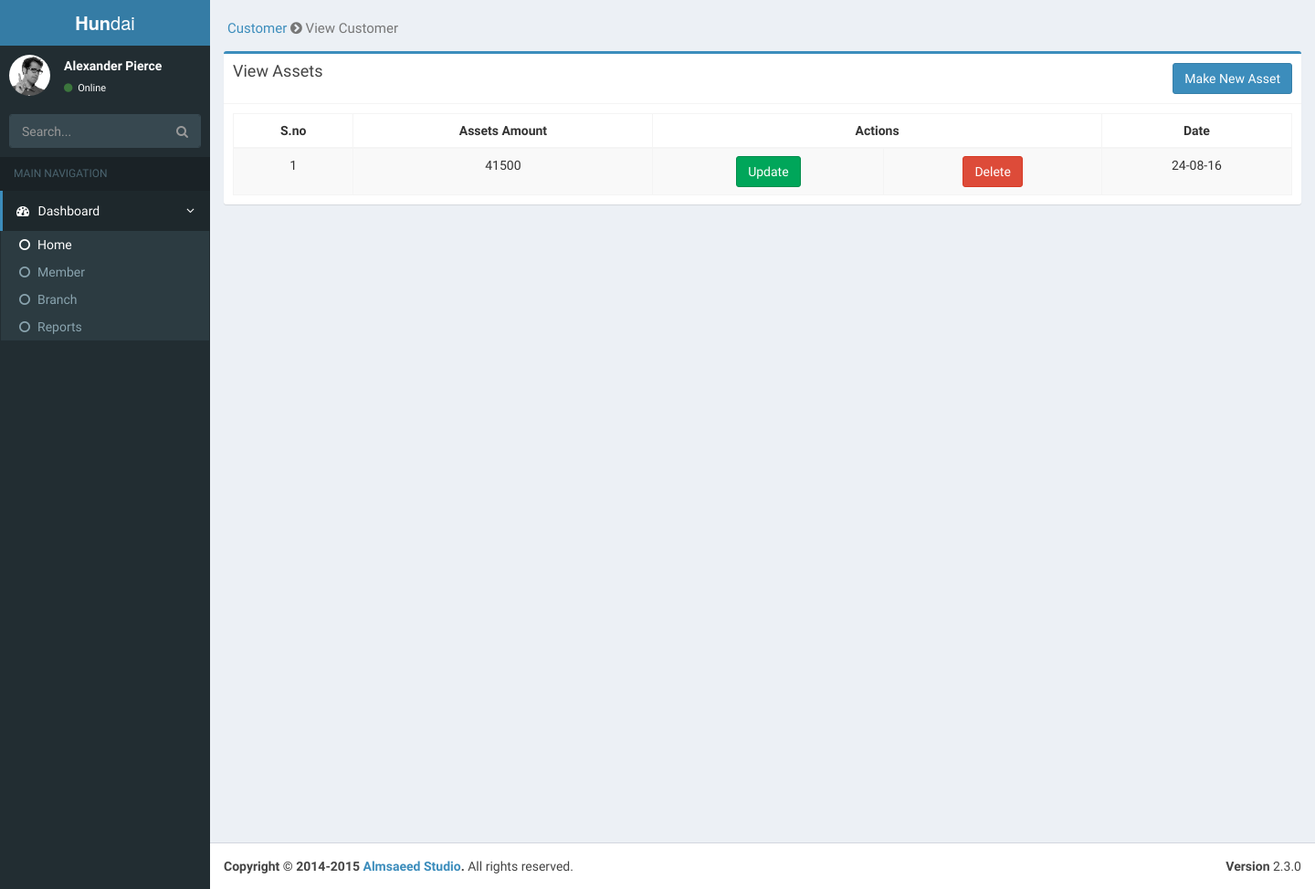
The app's page /index.php/assets/assetsview, older data.
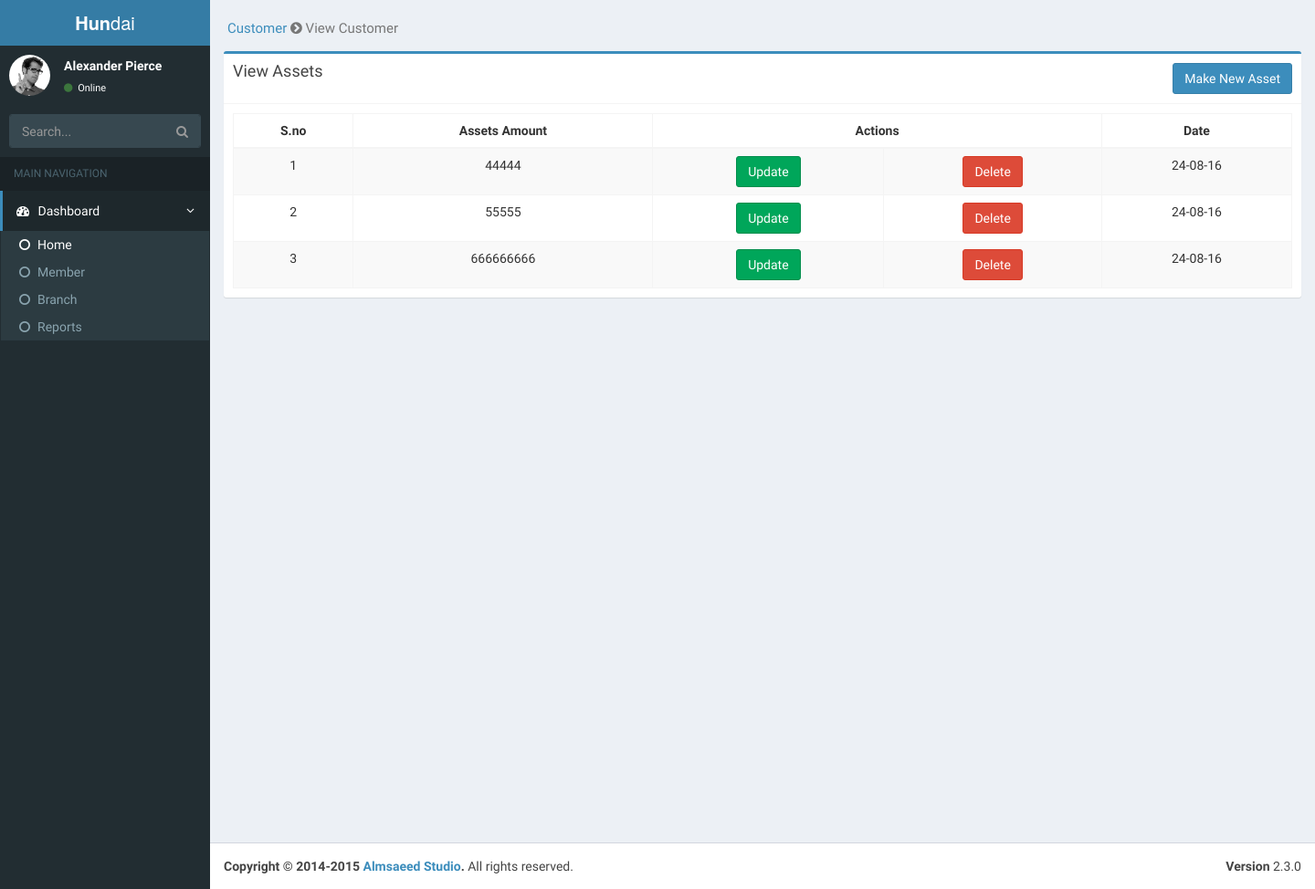
The same page, newer data.
### tables this page shows
CREATE TABLE `assets` (
  `asset_id` int(11) NOT NULL,
  `asset_amount` varchar(50) NOT NULL,
  `asset_dateadded` varchar(20) NOT NULL
);

### application/controllers/assets.php (called while the page is built, shortened)
<?php
class assets extends CI_Controller {
	public function assetsview()
	{
		$data['result'] = $this->assets_m->assetsview();
		$this->load->view('include/header');
		$this->load->view('include/sidebar');
		$this->load->view('assets/assets_view',$data);
		$this->load->view('include/footer');
	}
}

### index.php (called while the page is built, shortened)
<?php
require_once BASEPATH.'core/CodeIgniter.php';

### application/models/assets_m.php (called while the page is built, shortened)
<?php
class Assets_m extends CI_Model{
	    public function assetsview(){
	    	$this->db->select('*');
	    	$this->db->from('assets');
	    	$query = $this->db->get();
	    	$result = $query->result_array();
	    	return $result;
	    }
}

### application/views/assets/assets_view.php (the view, shortened to what this page needs)
<div class="content-wrapper">
    <section class="content-header">
        <h1>
            <small><a href="<?= site_url()?>customer/">Customer</a>
                <i class="fa fa-chevron-circle-right" aria-hidden="true"></i>
                View Customer
            </small>
        </h1>
    </section>
    <section class="content">
        <div class="row">
            <div class="col-md-12">
                <div class="box box-primary">
                    <div class="box-header with-border">
                        <h3 class="box-title">View Assets</h3>
                        <div style="float: right;">
                            <a href="<?=  site_url();?>assets/assetsadd" class="btn btn-primary">Make New Asset</a>
                        </div>
                   </div>
                    <div class="box-body">
                        <table id="example1" class="table table-bordered table-striped">
                            <thead>
                            <tr>
                                <th>S.no</th>
                                <th>Assets Amount</th>
                                <th colspan="2">Actions</th>
                                <th>Date</th>
                            </tr>
                            </thead>
                            <tbody>
                            <?php
                             foreach($result as $row)
                                { ?>
                            <tr>
                            <td><?=$row['asset_id'];?></td>
                            <td><?=$row['asset_amount']?></td>
                            <td><a href="<?=site_url()?>assets/assets_update/<?=$row['asset_id']?>" class="btn btn-success">Update</a></td>
                            <td>
                                <a href="<?=site_url()?>assets/assets_delete/<?=$row['asset_id']?>" class="btn btn-danger">Delete</a>
                            </td>
                            <td><?=$row['asset_dateadded']?></td>
                            </tr>
                            <?php } ?>
                             </tbody>
                        </table>
                    </div>
                </div>
            </div>
        </div>
    </section>
</div>

Row changes from the older to the newer data that the page shows:
changed assets id 1: asset_amount "41500" → "44444"
added assets: asset_id "2", asset_amount "55555", asset_dateadded "24-08-16"
added assets: asset_id "3", asset_amount "666666666", asset_dateadded "24-08-16"
